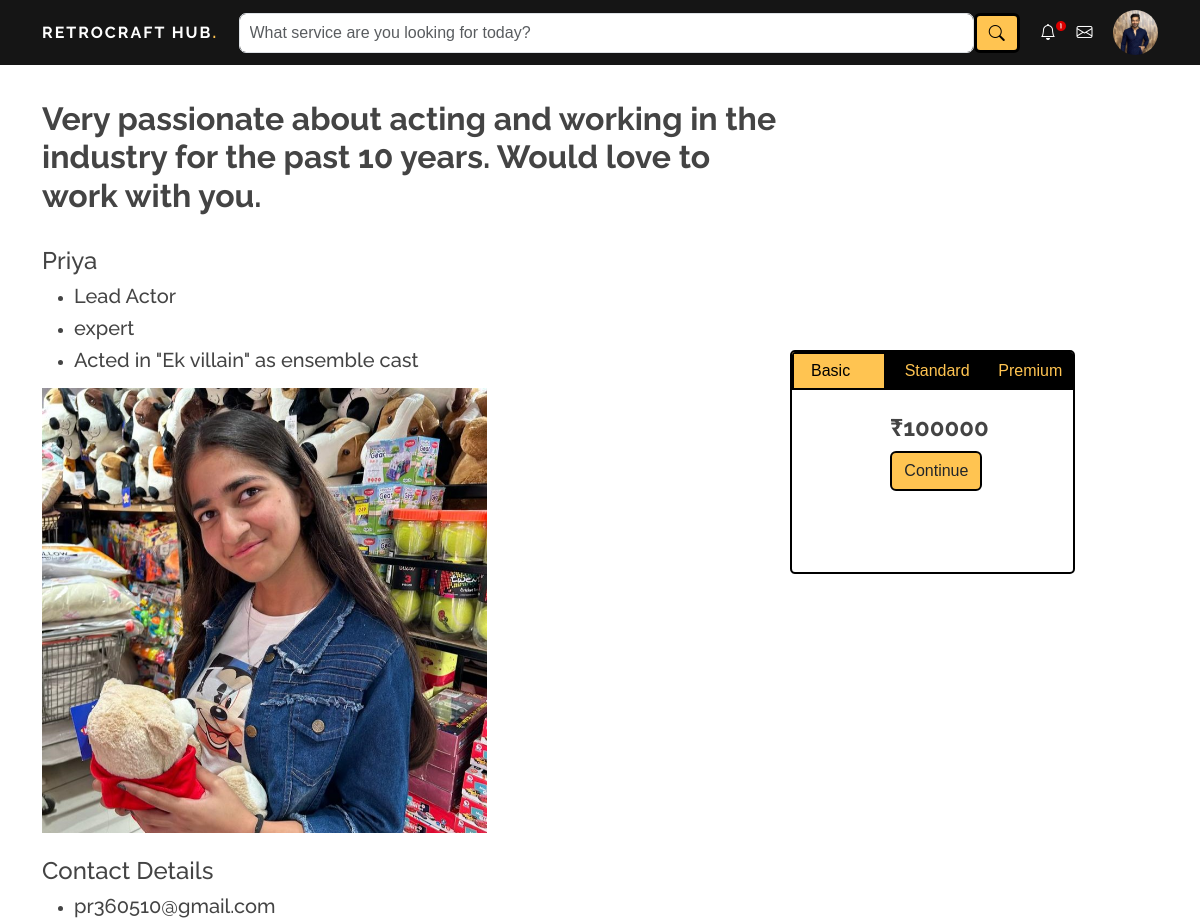
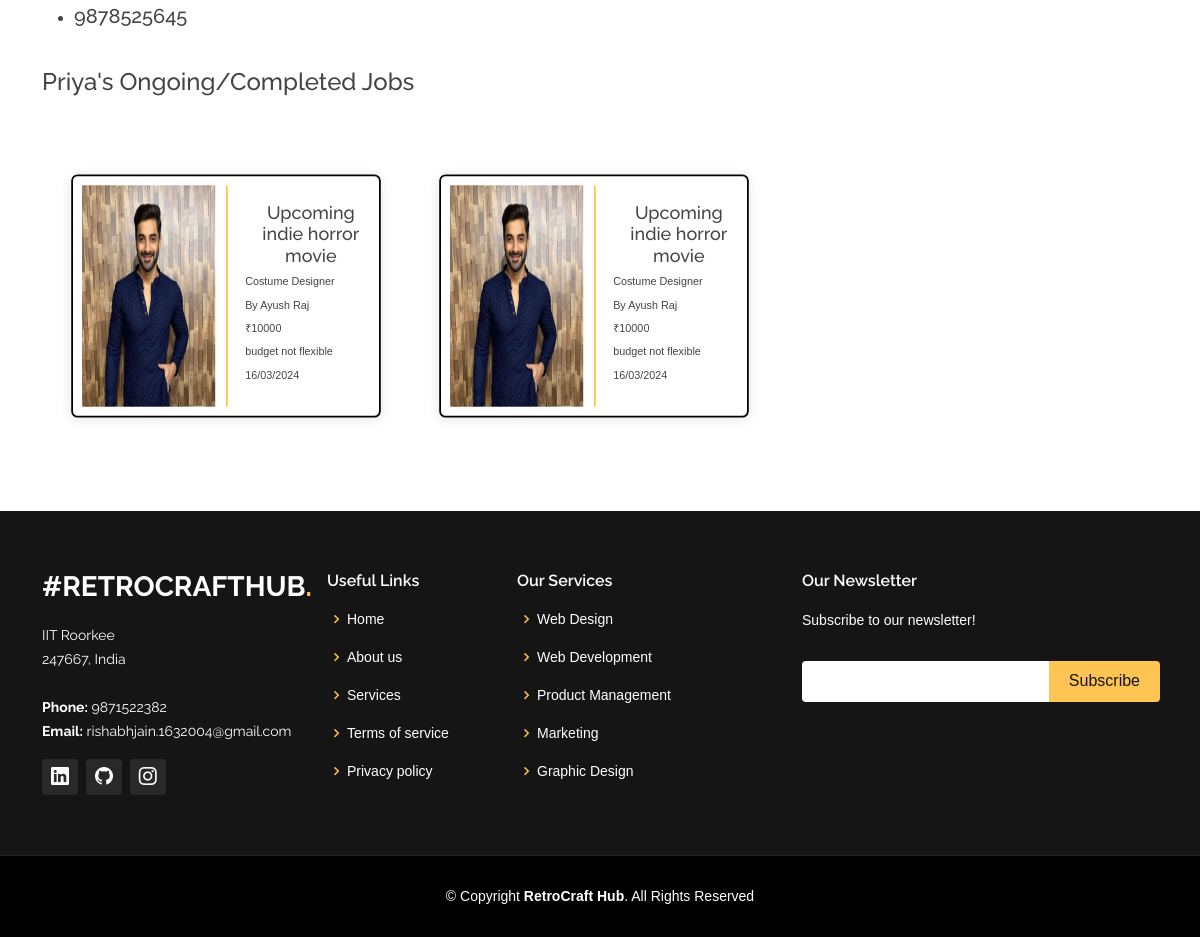
The app's page /professional_pp?professional_id=11 (signed in) with its own data (2 pictures, top to bottom).
### main.py (models this page shows)
    class User(UserMixin, db.Model):
        id = db.Column(db.Integer, primary_key=True)
        username = db.Column(db.String(20), unique=True, nullable=False)#email
        display_name=db.Column(db.String(20), nullable=False)#display name
        password = db.Column(db.String(60), nullable=False)
        v= db.Column(db.Integer, default=False)
        profile_picture = db.Column(db.String, nullable=True)
        purpose = db.Column(db.String(20), nullable=True)
        team_size=db.Column(db.Integer, nullable=True)
        phone_no = db.Column(db.Integer, nullable=True)
        experience = db.Column(db.String(20), nullable=True)
        occupation = db.Column(db.String(100), nullable=True)
        skills = db.Column(db.String(255), nullable=True)
        description = db.Column(db.Text, nullable=True)
        pricing1 = db.Column(db.Integer, nullable=True)
        pricing2 = db.Column(db.Integer, nullable=True)
        pricing3 = db.Column(db.Integer, nullable=True)

    class Brief(db.Model):
        id = db.Column(db.Integer, primary_key=True)
        project_title = db.Column(db.String(100),unique=True ,nullable=False)
        project_category = db.Column(db.String(100), nullable=False)
        project_description = db.Column(db.Text, nullable=False)
        project_budget = db.Column(db.Integer, nullable=False)
        budget_flexible = db.Column(db.String(10), nullable=False)
        project_timing = db.Column(db.String(100), nullable=False)
        producer_id = db.Column(db.Integer, db.ForeignKey('user.id'), nullable=False)
        producer = db.relationship('User', backref=db.backref('briefs', lazy=True))

### main.py (the view, shortened to what this page needs)
    @app.route('/professional_pp', methods=['GET', 'POST'])
    @login_required
    def professional_pp():
        if request.method == 'GET':
            user_id=request.args.get('user_id', 'Default')
            professional_id=request.args.get('professional_id', 'Default')
            professional=User.query.filter_by(id=professional_id).first()
            professional_jobs=Job.query.filter_by(professional_id=professional_id).all()
            length=len(professional_jobs)
            message=""
            if professional_jobs:
                producers=[]
                briefs=[]
                for job in professional_jobs:
                    producer=User.query.filter_by(id=job.producer_id).first()
                    producers.append(producer)
                    brief=Brief.query.filter_by(producer_id=producer.id).first()
                    briefs.append(brief)
            else:
                producers=[]
                briefs=[]
                professional_jobs=[]
                length=len(professional_jobs)
        return render_template('professional_profile_page.html',current_user=current_user,professional=professional,user_id=user_id,professional_jobs=professional_jobs,length=length,producers=producers,briefs=briefs,message=message)

### main.py (called while the page is built)
    @login_manager.user_loader
    def load_user(user_id):
        return User.query.get(int(user_id))

### templates/professional_profile_page.html (shortened to what this page needs)
<!DOCTYPE html>
<html lang="en">
<head>
  <link href="../static/assets/vendor/aos/aos.css" rel="stylesheet">
  <link href="../static/assets/vendor/bootstrap/css/bootstrap.min.css" rel="stylesheet">
  <link href="../static/assets/vendor/bootstrap-icons/bootstrap-icons.css" rel="stylesheet">
  <link href="../static/assets/vendor/boxicons/css/boxicons.min.css" rel="stylesheet">
  <link href="../static/assets/vendor/glightbox/css/glightbox.min.css" rel="stylesheet">
  <link href="../static/assets/vendor/remixicon/remixicon.css" rel="stylesheet">
  <link href="../static/assets/vendor/swiper/swiper-bundle.min.css" rel="stylesheet">
  <link href="../static/assets/css/style.css" rel="stylesheet">
</head>
<body>
  <header id="header" class="fixed-top new_header" style="padding:10px;">
    <div class="container d-flex align-items-center justify-content-lg-between " style="position:relative;">
      <h6 class="logo me-auto me-lg-0"><a href="index.html">RetroCraft Hub<span>.</span></a></h6>
    <form class="d-none d-lg-flex search_form">
        <input id="search_bar" type="text" class="form-control" placeholder="What service are you looking for today?">
        <button id="search_button" type="submit" class="btn btn-primary"><i class="bi bi-search"></i></button>
    </form>
  <div id="notification-bell" onclick="toggleNotificationDropdown()">
    <i id="notification-icon" class="bi bi-bell"></i>
    {% if message!='Default' %}
    <img src="../static/assets/img/new_notification.svg" alt="Notification" id="notification-img" style="margin-bottom:6px;position:absolute;width:10px;"></img>
    {% endif %}
  </div>
    <div id="chat" onclick="toggleChatDropdown()">
    <i class="bi bi-envelope messages"></i>
    </div>
      <div id="img_profile" onclick="window.location.href='/producer_profile_page_for_himself{{user_id}}'">
      <img src="{{ current_user.profile_picture }}" alt="Profile Picture" class="img-fluid rounded-circle" style="max-width: 45px;">
      </div>
    </div>
  </header>
  <div class="container" style="margin-top:100px;" data-aos="zoom-in">
    <div class="row">
        <div class="col-md-8 col-sm-1">
            <h2><strong>{{professional.description}}</strong></h2>
            <br>
            <h4>{{professional.display_name}}</h4>
            <ul>
                <li><h5>{{professional.occupation}}</h5></li>
                <li><h5>{{professional.experience}}</h5></li>
                <li><h5>{{professional.skills}}</h5></li>
            </ul>
            <img src="{{professional.profile_picture}}" alt="Profile Picture" class="img-fluid" style="max-width: 445px;">
            <br>
            <br>
            <h4>Contact Details</h4>
            <ul>
                <li><h5>{{professional.username}}</h5></li>
                <li><h5>{{professional.phone_no}}</h5></li>
            </ul>
            <br>
            <h4>{{professional.display_name}}'s Ongoing/Completed Jobs</h4>
            <div class="container" style="margin-top:40px;">
              {% for brief in briefs%}
                  {% if loop.index % 2 == 1 %}
                  <br>
                      <div class="row">
                  {% endif %}
                <div class="col-md-6 col-sm-1 " style="scale:0.9;">
                  <div class="card-body text-center" style="position:relative;">
                    <div class="row">
                      <div class="col-md-6">
                        <img src="{{producers[loop.index-1].profile_picture}}" alt="Project Image" style="width:100%;height:100%;">
                      </div>
                        <div class="col-md-6" style="border-left:2px solid #ffc451;font-size:12px;">
                            <br>
                            <h5 style="position:relative;width:fit-content;left:5%;">{{brief.project_title}}</h5>
                            <p style="margin-bottom:8px;position:relative;width:fit-content;left:5%;">{{brief.project_category}}</p>
                            <p style="margin-bottom:8px;position:relative;width:fit-content;left:5%;">By {{producers[loop.index-1].display_name}}</p>
                            <p style="margin-bottom:8px;position:relative;width:fit-content;left:5%;">₹{{brief.project_budget}}</p>
                            <p style="margin-bottom:8px;position:relative;width:fit-content;left:5%;">{{brief.budget_flexible}}</p>
                            <p style="margin-bottom:8px;position:relative;width:fit-content;left:5%;">{{brief.project_timing}}</p>
                            <br>
                        </div>
                    </div>
                </div>
                </div>
              {% if loop.index % 2 == 0 or loop.last %}
                  </div>
              {% endif %}
          {% endfor %}
                </div>
        </div>
        <div class="col-md-4 col-sm-1 pricing fixed-column" style="margin-top:250px;border:2px solid black;height:28vh;width:25%;right:8%;padding:0;">
            <div class="container">
                <div class="row">
                    <div class="col-md-4 basic opened" style="border:2px solid black;background-color:#ffc451;color:black;" onclick="openPackageDetails('basic')">
                        <p style="margin:5px;">Basic</p>
                    </div>
                    <div class="col-md-4 standard" style="border:2px solid black;" onclick="openPackageDetails('standard')">
                        <p style="margin:5px;">Standard</p>
                    </div>
                    <div class="col-md-4 premium" style="border:2px solid black;" onclick="openPackageDetails('premium')">
                        <p style="margin:5px;">Premium</p>
                    </div>
                </div>
            </div>
            <div class="basic_details" style:"display:block;" >
                <br>
                <h4><strong>₹{{professional.pricing1}}</strong></h4>
                <button class="btn submit_button" onclick="pricing(1,{{user_id}},{{professional.id}});window.location.href='/producer_dashboard{{user_id}}?message=Sucessfully booked with Artist: {{professional.display_name}}'">Continue</button>
            </div>
        </div>
    </div>
</div>
  <footer id="footer" style="margin-top:80px;">
    <div class="footer-top">
      <div class="container">
        <div class="row">
          <div class="col-lg-3 col-md-6">
            <div class="footer-info">
              <h3>#RetroCraftHub<span>.</span></h3>
              <p>
                IIT Roorkee <br>
                247667, India<br><br>
                <strong>Phone:</strong> 9871522382<br>
                <strong>Email:</strong> rishabhjain.1632004@gmail.com<br>
              </p>
              <div class="social-links mt-3">
                <a href="https://www.linkedin.com/in/rishabh-jain-079340248/" target="_blank"><i class="bi bi-linkedin"></i></a>
                <a href="https://github.com/rishabhJain1234" target="_blank"><i class="bi bi-github"></i></a>
                <a href="https://www.instagram.com/rishabhhjain_16/" target="_blank"><i class="bi bi-instagram"></i></a>
              </div>
            </div>
          </div>
          <div class="col-lg-2 col-md-6 footer-links">
            <h4>Useful Links</h4>
            <ul>
              <li><i class="bx bx-chevron-right"></i> <a href="#">Home</a></li>
              <li><i class="bx bx-chevron-right"></i> <a href="#about">About us</a></li>
              <li><i class="bx bx-chevron-right"></i> <a href="#services">Services</a></li>
              <li><i class="bx bx-chevron-right"></i> <a href="#">Terms of service</a></li>
              <li><i class="bx bx-chevron-right"></i> <a href="#">Privacy policy</a></li>
            </ul>
          </div>
          <div class="col-lg-3 col-md-6 footer-links">
            <h4>Our Services</h4>
            <ul>
              <li><i class="bx bx-chevron-right"></i> <a href="#">Web Design</a></li>
              <li><i class="bx bx-chevron-right"></i> <a href="#">Web Development</a></li>
              <li><i class="bx bx-chevron-right"></i> <a href="#">Product Management</a></li>
              <li><i class="bx bx-chevron-right"></i> <a href="#">Marketing</a></li>
              <li><i class="bx bx-chevron-right"></i> <a href="#">Graphic Design</a></li>
            </ul>
          </div>
          <div class="col-lg-4 col-md-6 footer-newsletter">
            <h4>Our Newsletter</h4>
            <p>Subscribe to our newsletter!</p>
            <form action="" method="post">
              <input type="email" name="email"><input type="submit" value="Subscribe">
            </form>
          </div>
        </div>
      </div>
    </div>
    <div class="container">
      <div class="copyright">
        &copy; Copyright <strong><span>RetroCraft Hub</span></strong>. All Rights Reserved
      </div>
    </div>
  </footer>
</body>
</html>

### static/assets/css/style.css (style rules this page uses)
body { font-family: "Open Sans", sans-serif; color: #444444; }
a { color: #ffc451; text-decoration: none; }
h1, h2, h3, h4, h5, h6 { font-family: "Raleway", sans-serif; }
#header { transition: all 0.5s; z-index: 997; padding: 15px 0; }
#header .logo { margin: 0; padding: 0; line-height: 1; font-weight: 700; letter-spacing: 2px; text-transform: uppercase; }
#header .logo a { color: #fff; }
#header .logo a span { color: #ffc451; }
#footer { background: black; padding: 0 0 30px 0; color: #fff; font-size: 14px; }
#footer .footer-top { background: #151515; border-bottom: 1px solid #222222; padding: 60px 0 30px 0; }
#footer .footer-top .footer-info { margin-bottom: 30px; }
#footer .footer-top .footer-info h3 { font-size: 28px; margin: 0 0 20px 0; padding: 2px 0 2px 0; line-height: 1; font-weight: 700; text-transform: uppercase; }
#footer .footer-top .footer-info h3 span { color: #ffc451; }
#footer .footer-top .footer-info p { font-size: 14px; line-height: 24px; margin-bottom: 0; font-family: "Raleway", sans-serif; color: #fff; }
#footer .footer-top .social-links a { font-size: 18px; display: inline-block; background: #292929; color: #fff; line-height: 1; padding: 8px 0; margin-right: 4px; border-radius: 4px; text-align: center; width: 36px; height: 36px; transition: 0.3s; }
#footer .footer-top h4 { font-size: 16px; font-weight: 600; color: #fff; position: relative; padding-bottom: 12px; }
#footer .footer-top .footer-links { margin-bottom: 30px; }
#footer .footer-top .footer-links ul { list-style: none; padding: 0; margin: 0; }
#footer .footer-top .footer-links ul i { padding-right: 2px; color: #ffc451; font-size: 18px; line-height: 1; }
#footer .footer-top .footer-links ul li { padding: 10px 0; display: flex; align-items: center; }
#footer .footer-top .footer-links ul li:first-child { padding-top: 0; }
#footer .footer-top .footer-links ul a { color: #fff; transition: 0.3s; display: inline-block; line-height: 1; }
#footer .footer-top .footer-newsletter form { margin-top: 30px; background: #fff; padding: 6px 10px; position: relative; border-radius: 4px; }
#footer .footer-top .footer-newsletter form input[type=email] { border: 0; padding: 4px; width: calc(100% - 110px); }
#footer .footer-top .footer-newsletter form input[type=submit] { position: absolute; top: 0; right: -2px; bottom: 0; border: 0; background: none; font-size: 16px; padding: 0 20px; background: #ffc451; color: #151515; transition: 0.3s; border-radius: 0 4px 4px 0; }
#footer .copyright { text-align: center; padding-top: 30px; }
body { font-family: Arial, Helvetica, sans-serif; }
* { box-sizing: border-box; }
.button_color , .submit_button { background-color: #ffc451; border: 2px solid black; }
.new_header { background-color:#151515; }
.search_form { position: relative; width: 70%; height:40px; border-radius: 7px; }
#search_button { background-color: #ffc451; border: 3px solid black; color: black; }
#search_bar { width: 95%; padding: 9px 10px; border-radius: 7px; }
.bi-bell { color:white; transition:all 0.3s; }
.messages { color:white; transition:all 0.3s; }
.card-body { border: 2px solid black; border-radius: 7px; padding:10px; transition:all 0.3s; height: 100%; box-shadow: 0px 2px 15px rgba(0, 0, 0, 0.1); transition: all 0.3s ease-in-out; }
.basic_details , .standard_details , .premium_details { width: min-content; position: relative; left: 35%; transition:all 0.5s; }
.opened { display: block; background-color: #ffc451; color: black; border:2px solid black; transition: all 0.3s ease-in-out; }
.pricing { transition: all 0.3s ease-in-out; border-radius: 5px; border:2px solid black; padding: 10px; }
.basic , .standard , .premium { background-color: black; color: #ffc451; transition: all 0.3s ease-in-out; }
#img_profile { scale:1; transition:all 0.3s; cursor:pointer; }
.fixed-column { position: sticky; height: 100vh; overflow-y: auto; }

### records on screen
User: profile_picture (picture), display_name "Ayush Raj"
User: description "Very passionate about acting and working in the industry for the past 10 years. Would love to work with you.", display_name "Priya", occupation "Lead Actor", experience "expert", skills "Acted in \"Ek villain\" as ensemble cast", profile_picture (picture), username "pr360510@gmail.com", phone_no "9878525645", pricing1 "100000"
Brief: profile_picture (picture), project_title "Upcoming indie horror movie", project_category "Costume Designer", project_budget "10000", budget_flexible "budget not flexible", project_timing "16/03/2024"
